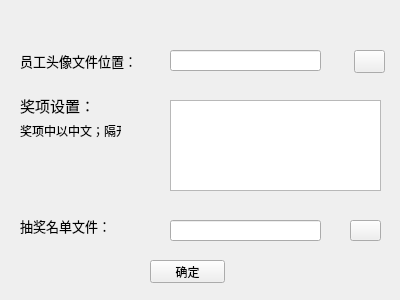
<?xml version="1.0" encoding="UTF-8"?>
<ui version="4.0">
 <class>Setting</class>
 <widget class="QWidget" name="Setting">
  <property name="geometry">
   <rect>
    <x>0</x>
    <y>0</y>
    <width>400</width>
    <height>300</height>
   </rect>
  </property>
  <property name="windowTitle">
   <string>Form</string>
  </property>
  <widget class="QLabel" name="label">
   <property name="geometry">
    <rect>
     <x>20</x>
     <y>45</y>
     <width>121</width>
     <height>31</height>
    </rect>
   </property>
   <property name="font">
    <font>
     <family>黑体</family>
     <pointsize>10</pointsize>
    </font>
   </property>
   <property name="text">
    <string>员工头像文件位置：</string>
   </property>
  </widget>
  <widget class="QLineEdit" name="lineEdit">
   <property name="geometry">
    <rect>
     <x>170</x>
     <y>50</y>
     <width>151</width>
     <height>21</height>
    </rect>
   </property>
  </widget>
  <widget class="QPushButton" name="pushButton">
   <property name="geometry">
    <rect>
     <x>354</x>
     <y>50</y>
     <width>31</width>
     <height>23</height>
    </rect>
   </property>
   <property name="text">
    <string/>
   </property>
  </widget>
  <widget class="QLabel" name="label_3">
   <property name="geometry">
    <rect>
     <x>20</x>
     <y>90</y>
     <width>91</width>
     <height>31</height>
    </rect>
   </property>
   <property name="font">
    <font>
     <family>黑体</family>
     <pointsize>11</pointsize>
    </font>
   </property>
   <property name="text">
    <string>奖项设置：</string>
   </property>
  </widget>
  <widget class="QLabel" name="label_2">
   <property name="geometry">
    <rect>
     <x>20</x>
     <y>120</y>
     <width>101</width>
     <height>21</height>
    </rect>
   </property>
   <property name="text">
    <string>奖项中以中文；隔开</string>
   </property>
  </widget>
  <widget class="QTextEdit" name="textEdit">
   <property name="geometry">
    <rect>
     <x>170</x>
     <y>100</y>
     <width>211</width>
     <height>91</height>
    </rect>
   </property>
  </widget>
  <widget class="QLabel" name="label_4">
   <property name="geometry">
    <rect>
     <x>20</x>
     <y>210</y>
     <width>101</width>
     <height>31</height>
    </rect>
   </property>
   <property name="font">
    <font>
     <family>黑体</family>
     <pointsize>10</pointsize>
    </font>
   </property>
   <property name="text">
    <string>抽奖名单文件：</string>
   </property>
  </widget>
  <widget class="QLineEdit" name="lineEdit_2">
   <property name="geometry">
    <rect>
     <x>170</x>
     <y>220</y>
     <width>151</width>
     <height>21</height>
    </rect>
   </property>
  </widget>
  <widget class="QPushButton" name="pushButton_2">
   <property name="geometry">
    <rect>
     <x>350</x>
     <y>220</y>
     <width>31</width>
     <height>21</height>
    </rect>
   </property>
   <property name="text">
    <string/>
   </property>
  </widget>
  <widget class="QPushButton" name="pushButton_3">
   <property name="geometry">
    <rect>
     <x>150</x>
     <y>260</y>
     <width>75</width>
     <height>23</height>
    </rect>
   </property>
   <property name="text">
    <string>确定</string>
   </property>
  </widget>
 </widget>
 <resources/>
 <connections/>
</ui>
